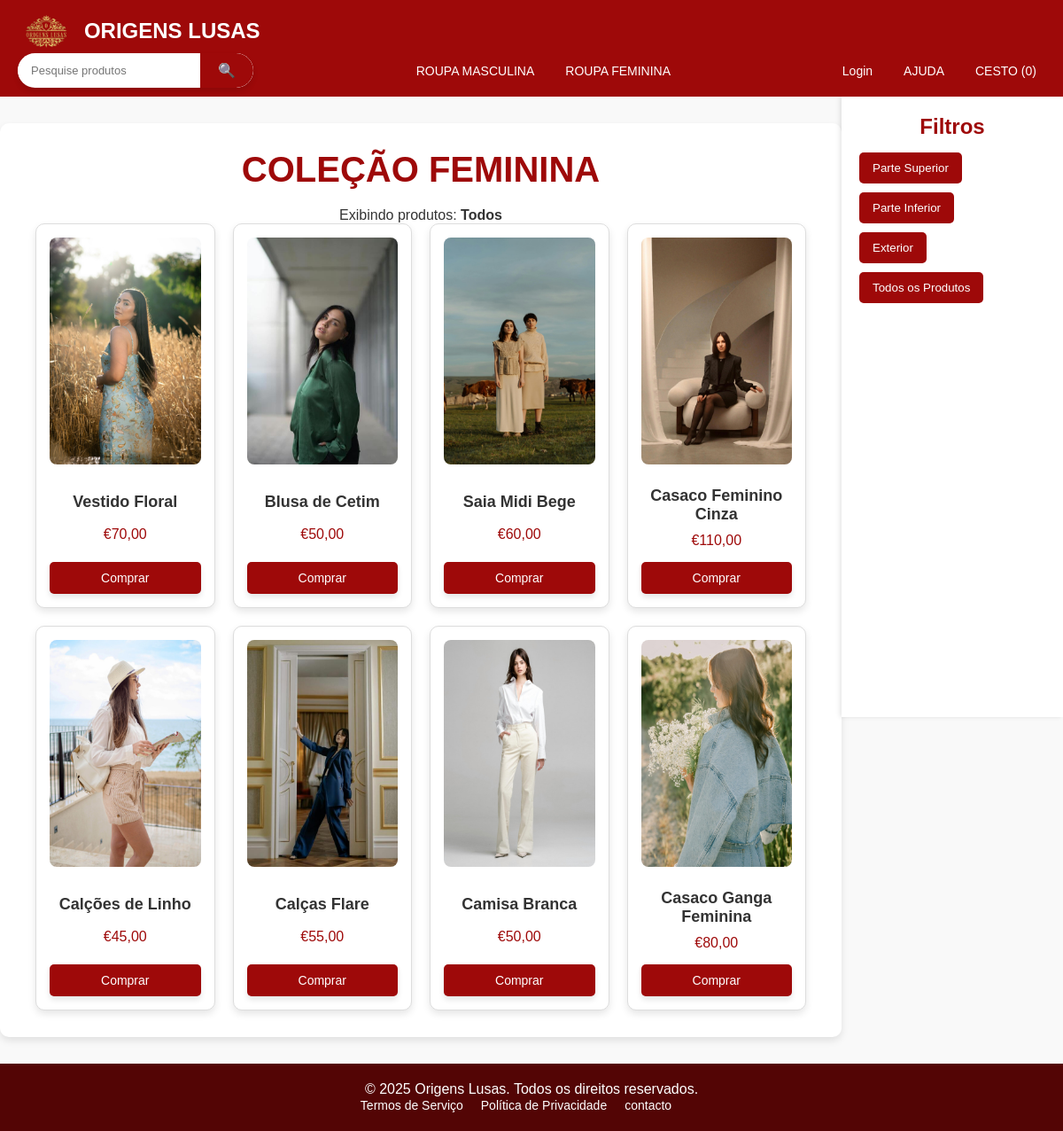
Page /categorias/female.php on the committed database.
### tables this page shows
CREATE TABLE `products` (
  `id` int(11) NOT NULL,
  `name` varchar(255) NOT NULL,
  `description` text DEFAULT NULL,
  `price` decimal(10,2) NOT NULL,
  `image` varchar(255) DEFAULT NULL,
  `stock` int(11) DEFAULT 0,
  `category_id` int(11) DEFAULT NULL,
  `created_at` timestamp NOT NULL DEFAULT current_timestamp(),
  `sizes` varchar(255) DEFAULT NULL,
  `sub_category` varchar(255) NOT NULL,
  `active` tinyint(1) NOT NULL DEFAULT 1
);

### categorias/female.php (the view, shortened to what this page needs)
<?php
$filter = isset($_GET['filter']) ? $_GET['filter'] : 'Todos';
require_once '../includes/db_connection.php';
$sql = "SELECT * FROM products WHERE category_id = 2 AND active = 1";
$stmt = $pdo->prepare($sql);
$params = [];
$stmt->execute($params);
$produtos = $stmt->fetchAll(PDO::FETCH_ASSOC);
?>
<!DOCTYPE html>
<html lang="en">
<head>
    <link rel="stylesheet" href="../css/style.css">
</head>
<body class="genre">
    <?php
    include('../includes/header.php');
    ?>
    <div class="main-container">
        <main>
            <div class="collection-section">
                <h1 class="section-title">Coleção Feminina</h1>
                <p>Exibindo produtos: <strong><?= htmlspecialchars($filter) ?></strong></p>
                <section class="products">
                    <?php if (!empty($produtos)): ?>
                        <?php foreach ($produtos as $produto): ?>
                            <div class="product">
                                <img src="<?= htmlspecialchars($produto['image']) ?>" alt="<?= htmlspecialchars($produto['name']) ?>">
                                <h2><?= htmlspecialchars($produto['name']) ?></h2>
                                <p>€<?= number_format($produto['price'], 2, ',', '.') ?></p>
                                <button onclick="location.href='../detalhe_produtos/product_detail.php?id=<?= $produto['id'] ?>&tipo=feminino'">Comprar</button>
                            </div>
                        <?php endforeach; ?>
                    <?php else: ?>
                        <p>Nenhum produto encontrado para o filtro selecionado.</p>
                    <?php endif; ?>
                </section>
            </div>
        </main>
        <aside class="sidebar">
            <h2>Filtros</h2>
            <button class="filter-btn" onclick="location.href='female.php?filter=Parte%20Superior'">Parte Superior</button>
            <button class="filter-btn" onclick="location.href='female.php?filter=Parte%20Inferior'">Parte Inferior</button>
            <button class="filter-btn" onclick="location.href='female.php?filter=Exterior'">Exterior</button>
            <button class="filter-btn" onclick="location.href='female.php?filter=Todos'">Todos os Produtos</button>
        </aside>
    </div>
    <?php include('../includes/footer.php'); ?>
</body>
</html>

### css/style.css (style rules this page uses)
* { margin: 0; padding: 0; box-sizing: border-box; }
.all-contact html, body { font-family: "Arial", sans-serif; margin: 0; padding: 0; background-color: #f9f9f9; color: #333; display: flex; flex-direction: column; min-height: 100vh; }
.term html, body { font-family: "Arial", sans-serif; margin: 0; padding: 0; background-color: #f9f9f9; color: #333; display: flex; flex-direction: column; min-height: 100vh; }
.privacy html, body { font-family: "Arial", sans-serif; margin: 0; padding: 0; background-color: #f9f9f9; color: #333; display: flex; flex-direction: column; min-height: 100vh; }
.checkout html, body { font-family: "Arial", sans-serif; margin: 0; padding: 0; background-color: #f9f9f9; color: #333; min-height: 100vh; display: flex; flex-direction: column; }
.all-profile-user html, body { font-family: "Arial", sans-serif; margin: 0; padding: 0; background-color: #f9f9f9; color: #333; display: flex; flex-direction: column; min-height: 100vh; }
.genre html, body { font-family: "Arial", sans-serif; margin: 0; padding: 0; background-color: #f9f9f9; color: #333; flex-direction: column; min-height: 100vh; }
.genre main { flex: 1; }
.genre .main-container { display: flex; flex-direction: row; width: 100%; }
.genre .sidebar { width: 250px; background-color: #ffffff; padding: 20px; box-shadow: -2px 0 5px rgba(0, 0, 0, 0.1); position: sticky; top: 100px; height: calc(100vh - 100px); overflow-y: auto; }
.genre .sidebar h2 { font-size: 24px; color: #9e0909; margin-bottom: 15px; text-align: center; }
.genre .filter-btn { display: block; margin-bottom: 10px; padding: 10px 15px; background-color: #9e0909; color: #fff; border: none; border-radius: 5px; cursor: pointer; text-align: left; }
.genre .collection-section { background-color: #fff; padding: 30px; max-width: 1200px; border-radius: 10px; box-shadow: 0 4px 8px rgba(0, 0, 0, 0.1); text-align: center; margin: 30px auto; }
.genre .section-title { font-size: 40px; color: #9e0909; margin-bottom: 20px; font-weight: bold; text-transform: uppercase; }
.genre .products { display: flex; flex-wrap: wrap; gap: 20px; justify-content: center; }
.genre .product { width: calc(25% - 20px); background-color: #fff; border: 1px solid #ddd; border-radius: 10px; box-shadow: 0 4px 8px rgba(0, 0, 0, 0.1); text-align: center; padding: 15px; display: flex; flex-direction: column; justify-content: space-between; }
.genre .product img { max-width: 100%; height: auto; border-radius: 8px; margin-bottom: 15px; transition: transform 0.3s ease-in-out; }
.genre .product h2 { font-size: 18px; margin: 10px 0; color: #333; }
.genre .product p { font-size: 16px; color: #9e0909; margin-bottom: 15px; }
.genre .product button { background-color: #9e0909; color: #fff; border: none; border-radius: 5px; padding: 10px 15px; cursor: pointer; font-size: 14px; transition: background-color 0.3s, transform 0.2s; box-shadow: 0 4px 6px rgba(0, 0, 0, 0.1); }

### rows in the picture
products: image (picture), name "Vestido Floral", price "70,00"
products: image (picture), name "Blusa de Cetim", price "50,00"
products: image (picture), name "Saia Midi Bege", price "60,00"
products: image (picture), name "Casaco Feminino Cinza", price "110,00"
products: image (picture), name "Calções de Linho", price "45,00"
products: image (picture), name "Calças Flare", price "55,00"
products: image (picture), name "Camisa Branca", price "50,00"
products: image (picture), name "Casaco Ganga Feminina", price "80,00"

### other values in the picture
$cartCount "0"
$filter "Todos"
